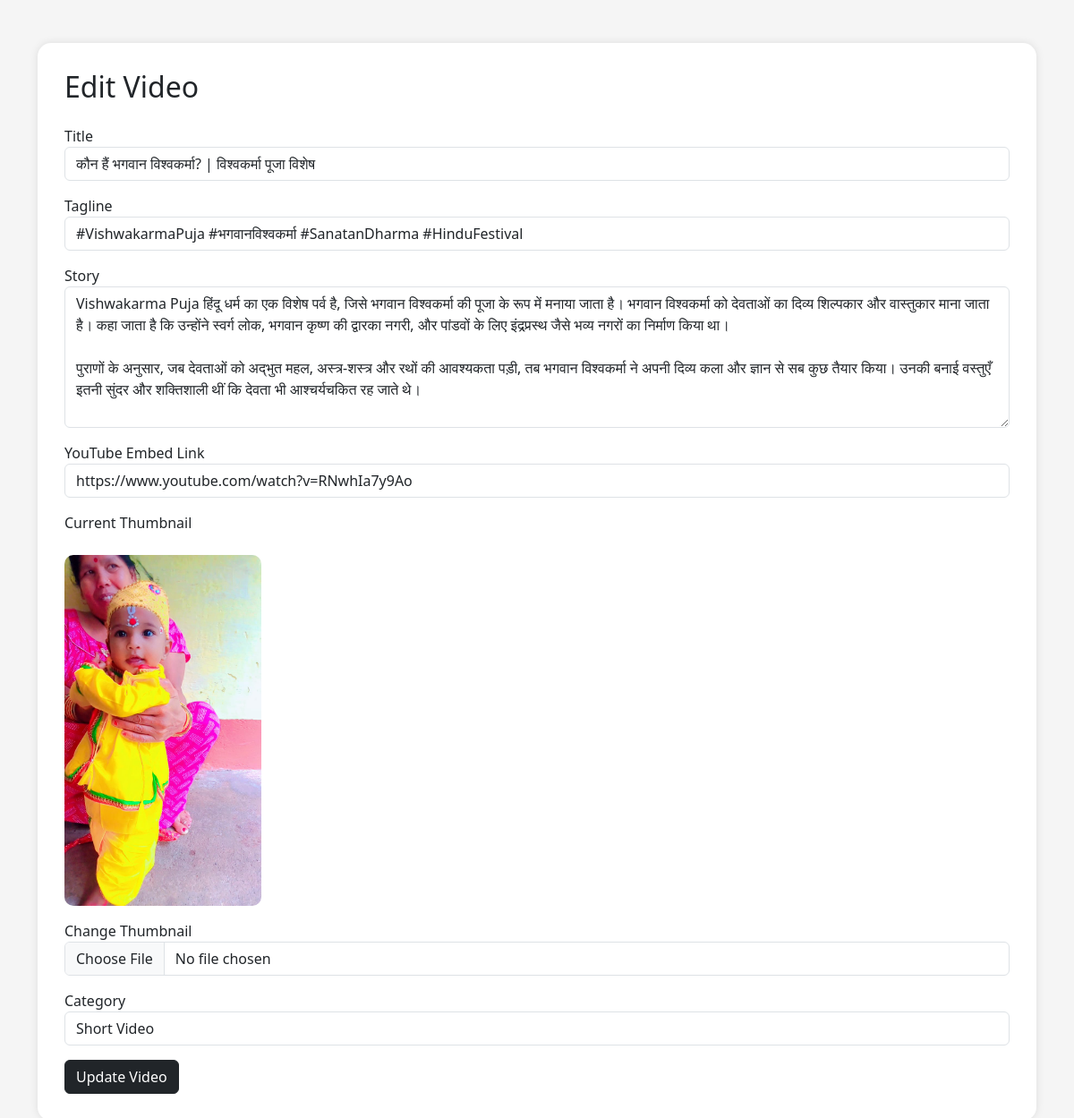
Screenshot of /admin/edit-video.php?id=7 (signed in) with the database file from the repository.
### tables this page shows
CREATE TABLE `videos` (
  `id` int NOT NULL,
  `title` varchar(255) DEFAULT NULL,
  `tagline` varchar(255) DEFAULT NULL,
  `story` text,
  `youtube_link` text,
  `thumbnail` varchar(255) DEFAULT NULL,
  `category` varchar(100) DEFAULT NULL,
  `views` int DEFAULT '0',
  `created_at` timestamp NULL DEFAULT CURRENT_TIMESTAMP,
  `slug` varchar(255) DEFAULT NULL,
  `status` enum('draft','published') DEFAULT 'published',
  `is_featured` tinyint(1) DEFAULT '0'
);

### admin/edit-video.php (the view, shortened to what this page needs)
<?php
include '../includes/config.php';
$id = $_GET['id'];
$query = mysqli_query($conn,
"SELECT * FROM videos
WHERE id='$id'");
$row = mysqli_fetch_assoc($query);
?>
<!DOCTYPE html>
<html>
<head>
<link href="https://cdn.jsdelivr.net/npm/bootstrap@5.3.3/dist/css/bootstrap.min.css"
rel="stylesheet">
</head>
<body>
<div class="container mt-5 mb-5">
<div class="edit-box">
<h2 class="mb-4">
Edit Video
</h2>
<form method="POST"
enctype="multipart/form-data">
<div class="mb-3">
<label>Title</label>
<input type="text"
name="title"
class="form-control"
value="<?php echo $row['title']; ?>"
required>
</div>
<div class="mb-3">
<label>Tagline</label>
<input type="text"
name="tagline"
class="form-control"
value="<?php echo $row['tagline']; ?>">
</div>
<div class="mb-3">
<label>Story</label>
<textarea
name="story"
class="form-control"
rows="6"><?php echo $row['story']; ?></textarea>
</div>
<div class="mb-3">
<label>YouTube Embed Link</label>
<input type="text"
name="youtube"
class="form-control"
value="<?php echo $row['youtube_link']; ?>">
</div>
<div class="mb-3">
<label>Current Thumbnail</label>
<br><br>
<img src="../uploads/<?php
echo $row['thumbnail'];
?>"
class="thumb">
</div>
<div class="mb-3">
<label>Change Thumbnail</label>
<input type="file"
name="thumbnail"
class="form-control">
</div>
<div class="mb-3">
<label>Category</label>
<select
name="category"
class="form-control">
<option <?php
if($row['category']=="Short Video")
echo "selected";
?>>
Short Video
</option>
</select>
</div>
<button
name="update"
class="btn btn-dark">
Update Video
</button>
</form>
</div>
</div>
</body>
</html>

### admin/edit-video.php (style rules this page uses)
body { background:#f5f5f5; }
.edit-box { background:white; padding:30px; border-radius:15px; box-shadow:0 0 10px rgba(0,0,0,0.1); }
.thumb { width:220px; border-radius:10px; }

### rows the page displays
videos: title "कौन हैं भगवान विश्वकर्मा? | विश्वकर्मा पूजा विशेष", tagline "#VishwakarmaPuja #भगवानविश्वकर्मा #SanatanDharma #HinduFestival", story "Vishwakarma Puja हिंदू धर्म का एक विशेष पर्व है, जिसे भगवान विश्वकर्मा की पूजा के रूप में मनाया जाता है। भगवान विश्वकर्मा को देवताओं का दिव्य शिल्पकार और वास्तुकार माना जाता है। कहा जाता है कि उन्होंने स्वर्ग लोक, भगवान कृष्ण की द्वारका नगरी, और पांडवों के लिए इंद्रप्रस्थ जैसे भव्य नगरों का निर्माण किया था। पुराणों के अनुसार, जब देवताओं को अद्भुत महल, अस्त्र-शस्त्र और रथों की आवश्यकता पड़ी, तब भगवान विश्वकर्मा ने अपनी दिव्य कला और ज्ञान से सब कुछ तैयार किया। उनकी बनाई वस्तुएँ इतनी सुंदर और शक्तिशाली थीं कि देवता भी आश्चर्यचकित रह जाते थे।", youtube "https://www.youtube.com/watch?v=RNwhIa7y9Ao", thumbnail (picture), category "Short Video"
